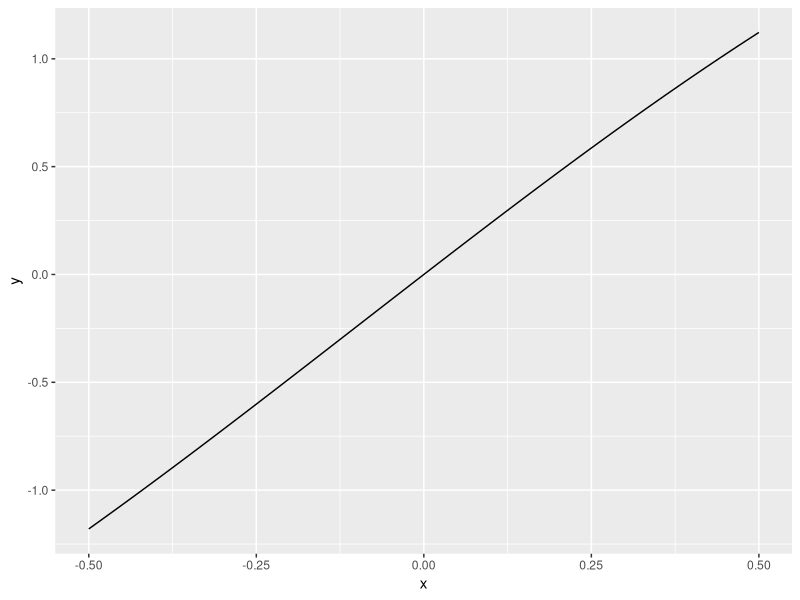
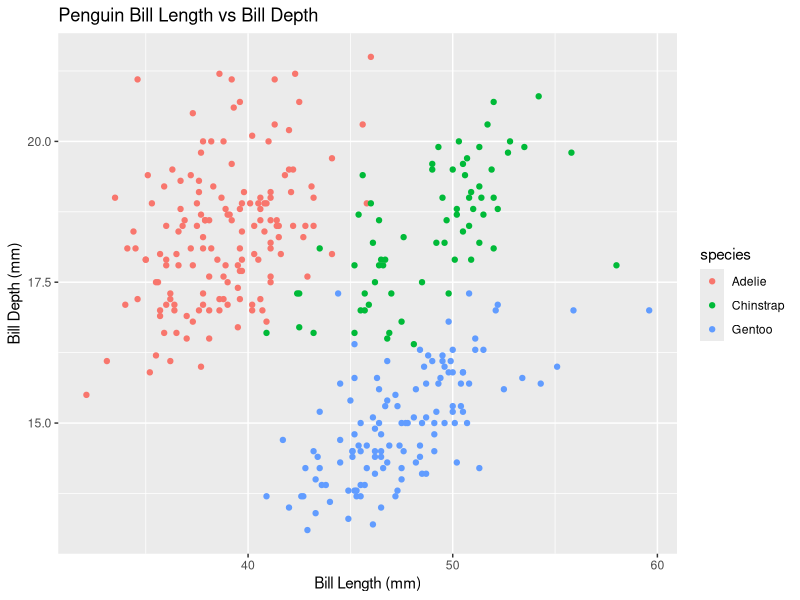
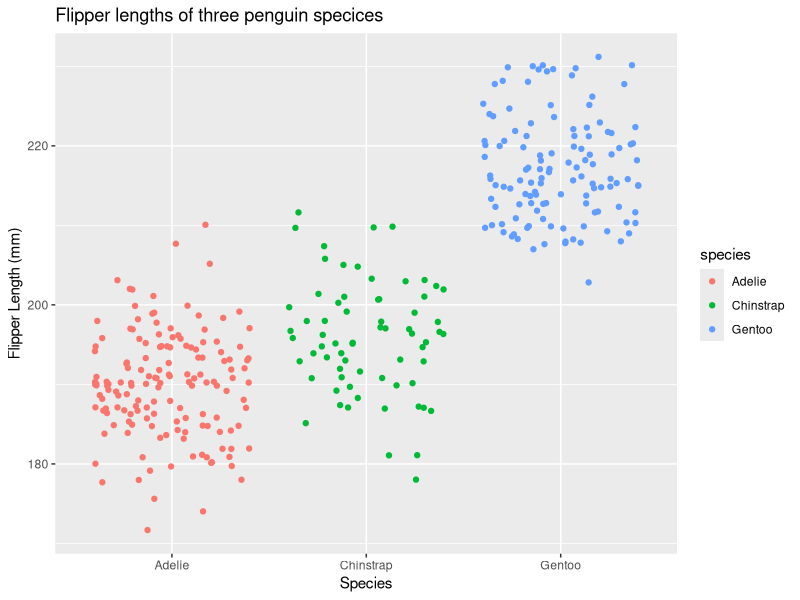

Write the R code that produced these figures, in order.
## ---- chunk 1
knitr::opts_chunk$set(echo = TRUE)

library(tidyverse)
library(palmerpenguins)
## ---- chunk 2
fx <- expression(x ^ 2)

df_dx <- D(expr = fx, name = 'x')

x <- 3

eval(expr = df_dx)
## ---- chunk 3
pa <- expression(2 * ((3* a + 2) ^ 4) - 5)

dp_da <- D(expr = pa, name = 'a')

a <- 1.2

eval(expr = dp_da)
## ---- chunk 4
gt <- expression((-4 * t) / (((t ^ 2) + 1) ^ 3))

dg_dt <- D(expr = gt, name = 't')

t <- 0

eval(expr = dg_dt)
## ---- chunk 5
gz = expression(4.6 - (1.9 * (z ^ 3)))

dg_dz <- D(expr = gz, name = 'z')

dg_dz
## ---- chunk 6
f_xyz <- expression(2 * (x ^ 2) * y - 3 * x + 1 + 4 * (z ^ 4) * x)

df_dx <- D(expr = f_xyz, 'x')

df_dy <- D(expr = f_xyz, 'y')

df_dz <- D(expr = f_xyz, 'z')
## ---- chunk 7
funktion <- function(x) {2.4 * exp(-0.05 * x) * sin(x)}

ggplot(data = data.frame(x = c(-0.5, 0.5)), aes(x = x)) + 
  stat_function(fun = funktion)
## ---- chunk 8
ggplot(data = penguins, aes(x = bill_length_mm, y = bill_depth_mm)) +
  geom_point(aes(color = species)) +
  labs(
    x = "Bill Length (mm)", 
    y = "Bill Depth (mm)",
    title = "Penguin Bill Length vs Bill Depth")
  
## ---- chunk 9
ggplot(data = penguins, aes(x = species, y = flipper_length_mm)) +
  aes(color = species) +
  geom_jitter() +
  labs(
    x = "Species",
    y = "Flipper Length (mm)",
    title = "Flipper lengths of three penguin specices"
  )
